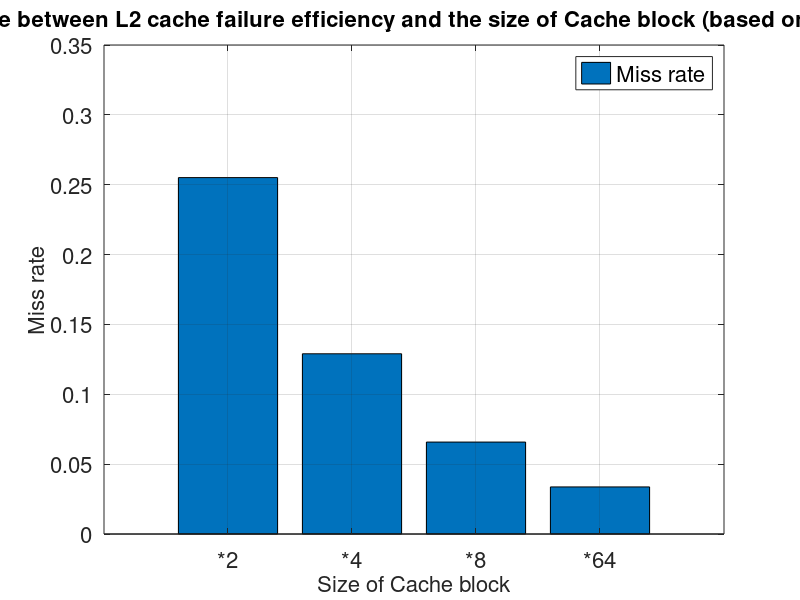

Here is the MATLAB script that generated this plot:
y=[0.2551 ;	0.1290 	;0.0658 ;0.0337;];
b=bar(y);
grid on;
ch = get(b,'children');
set(gca,'XTickLabel',{'*2','*4','*8','*64'}, 'FontSize', 16)
%set(ch,'FaceVertexCData',[1 0 1;0 0 0;])
legend('Miss rate', 'FontSize', 16);
xlabel('Size of Cache block', 'FontSize', 16);
ylabel('Miss rate', 'FontSize', 16);
title('The relevance between L2 cache failure efficiency and the size of Cache block (based on bzip2 dataset)', 'FontSize', 16);